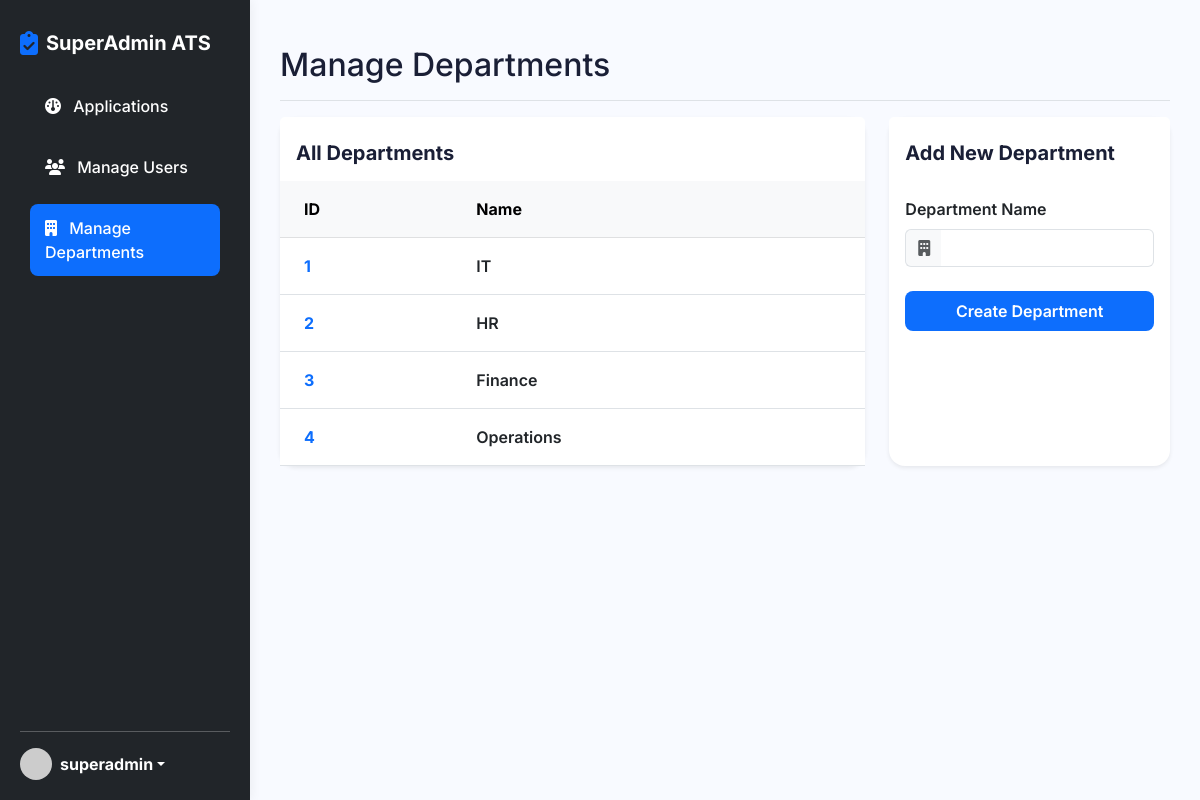
/superadmin/departments (signed in), run on the app's committed database.
### models.py (models this page shows, shortened)
class User(db.Model, UserMixin):
    __tablename__ = 'users'
    id = db.Column(db.Integer, primary_key=True)
    username = db.Column(db.String(50), unique=True, nullable=False)
    password_hash = db.Column(db.String(128), nullable=False)
    role = db.Column(db.String(20), nullable=False, default='user') # 'user', 'admin', 'superadmin'
    department_id = db.Column(db.Integer, db.ForeignKey('departments.id'), nullable=True)
    department = db.relationship('Department', backref='admins')

class Department(db.Model):
    __tablename__ = 'departments'
    id = db.Column(db.Integer, primary_key=True)
    name = db.Column(db.String(100), unique=True, nullable=False)

### app.py (the view, shortened to what this page needs)
@app.route('/superadmin/departments', methods=['GET', 'POST'])
@login_required
def superadmin_departments():
    if current_user.role != 'superadmin':
        return redirect(url_for('index'))
    departments = Department.query.all()
    return render_template('superadmin/departments.html', departments=departments)

### app.py (called while the page is built)
@login_manager.user_loader
def load_user(user_id):
    return User.query.get(int(user_id))

### templates/superadmin/departments.html (shortened to what this page needs)
{% extends "dash_base_admin.html" %}
{% block header %}Manage Departments{% endblock %}
{% block content %}
<div class="row g-4 mb-4">
    <div class="col-xl-8 col-lg-12">
        <div class="card border-0 shadow-sm rounded-4 h-100">
            <div class="card-header bg-white border-0 pt-4 pb-0">
                <h5 class="fw-bold mb-0">All Departments</h5>
            </div>
            <div class="card-body p-0 mt-3">
                <div class="table-responsive" style="max-height: 500px;">
                    <table class="table table-hover align-middle mb-0">
                        <thead class="table-light sticky-top">
                            <tr>
                                <th class="ps-4 py-3">ID</th>
                                <th class="py-3">Name</th>
                            </tr>
                        </thead>
                        <tbody>
                            {% if departments %}
                                {% for dept in departments %}
                                <tr>
                                    <td class="ps-4 py-3 fw-bold text-primary">{{ dept.id }}</td>
                                    <td class="py-3 fw-semibold">{{ dept.name }}</td>
                                </tr>
                                {% endfor %}
                            {% else %}
                                <tr>
                                    <td colspan="2" class="text-center py-5 text-muted">No departments found.</td>
                                </tr>
                            {% endif %}
                        </tbody>
                    </table>
                </div>
            </div>
        </div>
    </div>
    <div class="col-xl-4 col-lg-12">
        <div class="card border-0 shadow-sm rounded-4 h-100">
            <div class="card-header bg-white border-0 pt-4 pb-0">
                <h5 class="fw-bold mb-0">Add New Department</h5>
            </div>
            <div class="card-body mt-3">
                <form action="{{ url_for('superadmin_departments') }}" method="POST">
                    <div class="mb-4">
                        <label for="name" class="form-label fw-semibold">Department Name</label>
                        <div class="input-group">
                            <span class="input-group-text bg-light border-end-0"><i class="fa-solid fa-building text-muted"></i></span>
                            <input type="text" class="form-control border-start-0 ps-0" id="name" name="name" required>
                        </div>
                    </div>
                    <div class="d-grid">
                        <button type="submit" class="btn btn-primary py-2 fw-semibold">Create Department</button>
                    </div>
                </form>
            </div>
        </div>
    </div>
</div>
{% endblock %}

### templates/dash_base_admin.html (shortened to what this page needs)
<!DOCTYPE html>
<html lang="en">
<head>
    <link href="https://cdn.jsdelivr.net/npm/bootstrap@5.3.0/dist/css/bootstrap.min.css" rel="stylesheet">
    <link rel="stylesheet" href="https://cdnjs.cloudflare.com/ajax/libs/font-awesome/6.4.0/css/all.min.css">
    <link rel="stylesheet" href="{{ url_for('static', filename='css/style.css') }}">
</head>
<body>
    <div class="dashboard-layout">
        <div class="sidebar d-flex flex-column bg-dark text-white">
            <a href="{{ url_for('index') }}" class="text-decoration-none text-white mb-4 mt-2 d-flex align-items-center gap-2">
                <i class="fa-solid fa-clipboard-check text-primary fs-4"></i>
                <span class="fs-5 fw-bold">SuperAdmin ATS</span>
            </a>
            <ul class="nav nav-pills flex-column mb-auto">
                <li class="nav-item">
                    <a href="{{ url_for('superadmin_dashboard') }}" class="nav-link text-white " >
                        <i class="fa-solid fa-gauge me-2"></i> Applications
                    </a>
                </li>
                <li class="nav-item mt-2">
                    <a href="{{ url_for('superadmin_users') }}" class="nav-link text-white " >
                        <i class="fa-solid fa-users me-2"></i> Manage Users
                    </a>
                </li>
                <li class="nav-item mt-2">
                    <a href="{{ url_for('superadmin_departments') }}" class="nav-link text-white {% if request.endpoint == 'superadmin_departments' %}active{% endif %}" {% if request.endpoint == 'superadmin_departments' %}style="background-color: var(--primary-color);"{% endif %}>
                        <i class="fa-solid fa-building me-2"></i> Manage Departments
                    </a>
                </li>
            </ul>
            <hr>
            <div class="dropdown">
                <a href="#" class="d-flex align-items-center text-white text-decoration-none dropdown-toggle" id="dropdownUser1" data-bs-toggle="dropdown" aria-expanded="false">
                    <img src="https://ui-avatars.com/api/?name={{ current_user.username }}&background=random" alt="" width="32" height="32" class="rounded-circle me-2">
                    <strong>{{ current_user.username }}</strong>
                </a>
            </div>
        </div>
        <div class="main-content">
            <div class="d-flex justify-content-between flex-wrap flex-md-nowrap align-items-center pt-3 pb-2 mb-3 border-bottom">
                <h1 class="h2">{% block header %}SuperAdmin Control Panel{% endblock %}</h1>
            </div>
            {% block content %}{% endblock %}
        </div>
    </div>
</body>
</html>

### static/css/style.css (style rules this page uses)
:root { --primary-color: #0d6efd; --secondary-color: #6c757d; --bg-light: #f8faff; --text-dark: #1a1f36; --text-muted: #697386; --card-shadow: 0 10px 30px rgba(0,0,0,0.05); --transition: all 0.3s ease; }
body { font-family: 'Inter', sans-serif; color: var(--text-dark); background-color: var(--bg-light); }
h1, h2, h3, h4, h5, h6 { font-weight: 700; color: var(--text-dark); }
.nav-link { font-weight: 500; color: var(--text-dark); transition: var(--transition); margin: 0 10px; }
.btn-primary { background-color: var(--primary-color); border: none; border-radius: 8px; padding: 10px 24px; font-weight: 600; transition: var(--transition); }
.dashboard-layout { display: flex; min-height: 100vh; }
.sidebar { width: 250px; background: white; box-shadow: 2px 0 10px rgba(0,0,0,0.05); padding: 20px; position: fixed; height: 100vh; z-index: 100; }
.main-content { flex: 1; margin-left: 250px; padding: 30px; background: var(--bg-light); }
.sidebar .nav-link { padding: 12px 15px; border-radius: 8px; margin-bottom: 5px; color: var(--text-dark); }
.sidebar .nav-link.active, .sidebar .nav-link:hover { background: var(--primary-color); color: white; }

### data on the page
User: username "superadmin"
Department: id "1", name "IT"
Department: id "2", name "HR"
Department: id "3", name "Finance"
Department: id "4", name "Operations"
